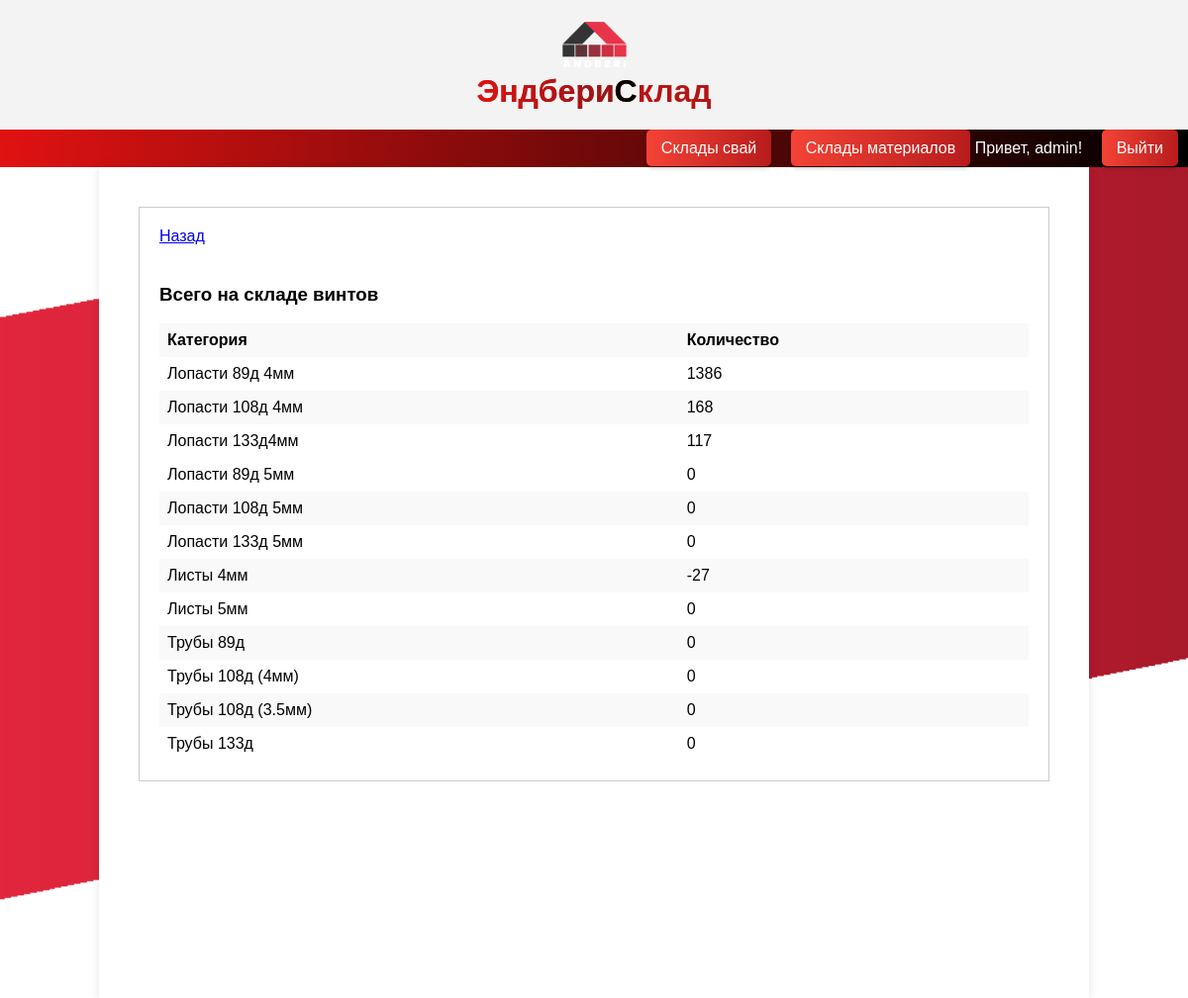
Screenshot of /materialsV_overview/ (signed in) with the database file from the repository.
### sklad_app/models.py (models this page shows)
class WirehouseV(models.Model):
    lopasti89 = models.IntegerField(default=0)
    lopasti108 = models.IntegerField(default=0)
    lopasti133 = models.IntegerField(default=0)
    lopasti89_5 = models.IntegerField(default=0)
    lopasti108_5 = models.IntegerField(default=0)
    lopasti133_5 = models.IntegerField(default=0)
    lists4 = models.IntegerField(default=0)
    lists5 = models.IntegerField(default=0)
    tube89 = models.IntegerField(default=0)
    tube108 = models.IntegerField(default=0)
    tube108_2 = models.IntegerField(default=0)
    tube133 = models.IntegerField(default=0)

### sklad_app/views.py (the view)
# urls.py: path('materialsV_overview/',materialsV_overview,name='materialsV_overview'),
def materialsV_overview(request):
    wirehousev = WirehouseV.objects.first()
    context = {
        'wirehousev': wirehousev,
    }
    return render(request, 'materials_v.html', context)

### templates/materials_v.html
{% extends 'index.html' %}
{% block content %}
<div style="padding: 20px; margin: 20px; border: 1px solid #ccc;">
    <a href="/" class="button" style="display: inline-block; margin-bottom: 20px;">Назад</a>
    <h3>Всего на складе винтов</h3>
    <table style="width: 100%; border-collapse: collapse;">
        <tr style="background-color: #f9f9f9;">
            <th style="text-align: left; padding: 8px;">Категория</th>
            <th style="text-align: left; padding: 8px;">Количество</th>
        </tr>
        <tr>
            <td style="padding: 8px;">Лопасти 89д 4мм</td>
            <td style="padding: 8px;">{{ wirehousev.lopasti89 }}</td>
        </tr>
        <tr style="background-color: #f9f9f9;">
            <td style="padding: 8px;">Лопасти 108д 4мм</td>
            <td style="padding: 8px;">{{ wirehousev.lopasti108 }}</td>
        </tr>
        <tr>
            <td style="padding: 8px;">Лопасти 133д4мм</td>
            <td style="padding: 8px;">{{ wirehousev.lopasti133 }}</td>
        </tr>
        <tr>
            <td style="padding: 8px;">Лопасти 89д 5мм</td>
            <td style="padding: 8px;">{{ wirehousev.lopasti89_5 }}</td>
        </tr>
        <tr style="background-color: #f9f9f9;">
            <td style="padding: 8px;">Лопасти 108д 5мм</td>
            <td style="padding: 8px;">{{ wirehousev.lopasti108_5 }}</td>
        </tr>
        <tr>
            <td style="padding: 8px;">Лопасти 133д 5мм</td>
            <td style="padding: 8px;">{{ wirehousev.lopasti133_5 }}</td>
        </tr>
        <tr style="background-color: #f9f9f9;">
            <td style="padding: 8px;">Листы 4мм</td>
            <td style="padding: 8px;">{{ wirehousev.lists4 }}</td>
        </tr>
        <tr>
            <td style="padding: 8px;">Листы 5мм</td>
            <td style="padding: 8px;">{{ wirehousev.lists5 }}</td>
        </tr>
        <tr style="background-color: #f9f9f9;">
            <td style="padding: 8px;">Трубы 89д</td>
            <td style="padding: 8px;">{{ wirehousev.tube89 }}</td>
        </tr>
        <tr>
            <td style="padding: 8px;">Трубы 108д (4мм)</td>
            <td style="padding: 8px;">{{ wirehousev.tube108 }}</td>
        </tr>
        <tr style="background-color: #f9f9f9;">
            <td style="padding: 8px;">Трубы 108д (3.5мм)</td>
            <td style="padding: 8px;">{{ wirehousev.tube108_2 }}</td>
        </tr>
        <tr>
            <td style="padding: 8px;">Трубы 133д</td>
            <td style="padding: 8px;">{{ wirehousev.tube133 }}</td>
        </tr>
    </table>
</div>
{% endblock %}

### templates/index.html (shortened to what this page needs)
<!DOCTYPE html>
<html lang="ru">
<head>
    {% load static %}
    {% load static %}
</head>
<body>
    <div class="header">
        <a href="/"><img src="{% static 'logo.png' %}"  class="logo"></a>
         <h1>
            <span class="gradient-text">Эндбери</span><span class="black">С</span>клад
        </h1>
    </div>
    <div class="nav">
        {% if user.is_authenticated %}
            {% if user.userprofile.role.name == "Производство" or user.userprofile.role.name == "Кладовщик" %}
                <a href="{% url 'ware' %} " >Склады свай</a>
                <a href="{% url 'mat' %} " >Склады материалов</a>
            {% endif %}
            <span style="color: white;">Привет, {{ user.username }}!</span>
            <a href="{% url 'logout' %}">Выйти</a>
        {% else %}
            <a href="{% url 'login' %}">Войти</a>
        {% endif %}
    </div>
    <div class="content">
        {% block content %}{% endblock %}
    </div>
</body>
</html>

### rows the page displays
WirehouseV: lopasti89 "1386", lopasti108 "168", lopasti133 "117", lopasti89_5 "0", lopasti108_5 "0", lopasti133_5 "0", lists4 "-27", lists5 "0", tube89 "0", tube108 "0", tube108_2 "0", tube133 "0"

### other values shown
{{ user.username }} "admin"
